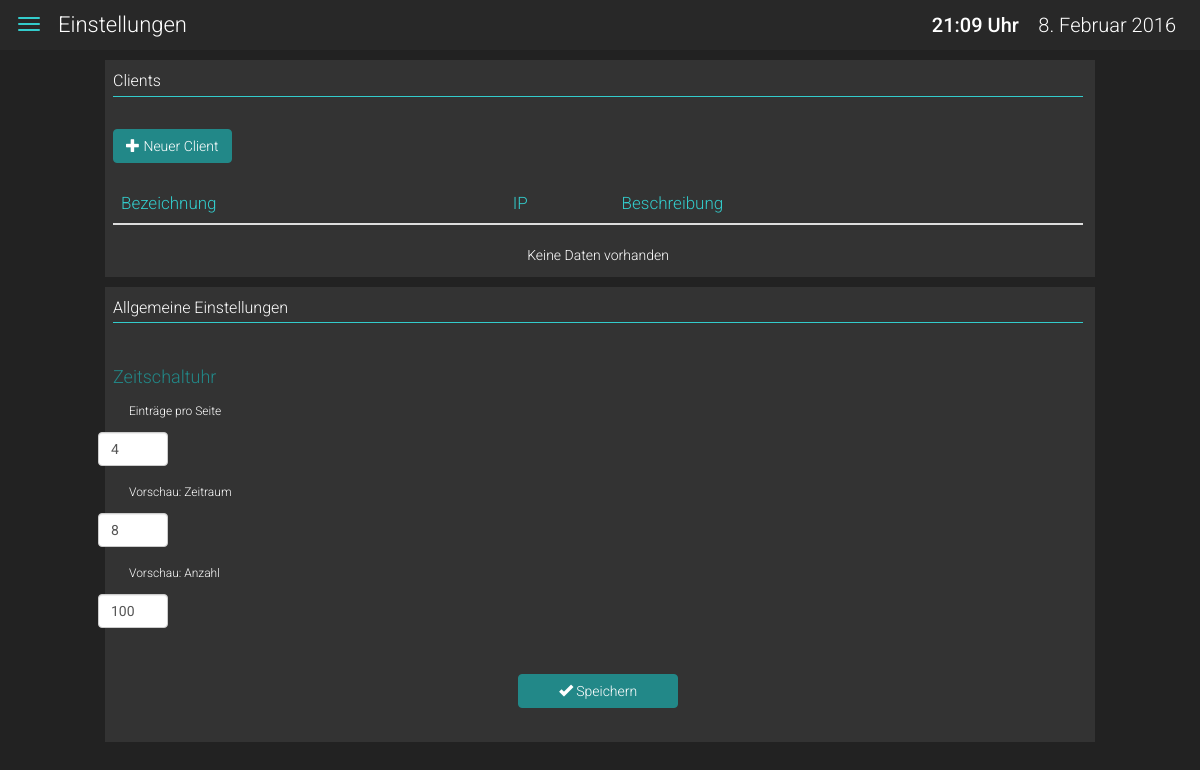
Screenshot of /html-frontend/settings/index.php with the database file from the repository.
### tables this page shows
CREATE TABLE `settings` (
  `scheduler_preview_period` int(11) NOT NULL,
  `scheduler_preview_items` int(11) NOT NULL,
  `scheduler_settings_page_per_view` int(11) NOT NULL,
  PRIMARY KEY (`scheduler_preview_period`,`scheduler_preview_items`,`scheduler_settings_page_per_view`)
);

### html-frontend/includes/clients.data.inc.php (called while the page is built, shortened)
<?php
class DataClients{
	private $conn;
	public function __construct($db){
		$this->conn = $db;
	}
	function readAll($page_clients, $frn, $rpp){
		$query = "SELECT
			clients.id AS clients_id,
			clients.title AS clients_title,
			clients.ip AS clients_ip,
			clients.description AS clients_description
			FROM clients
			ORDER BY clients.title ASC LIMIT {$frn}, {$rpp}";
		$stmt = $this->conn->prepare( $query );
		$stmt->execute();
		return $stmt;
	}
}
?>

### html-frontend/includes/settings.data.inc.php (called while the page is built, shortened)
<?php
class DataSettings{
	private $conn;
	public function __construct($db){
		$this->conn = $db;
	}
	function readAll(){
		$query = "SELECT
			settings.scheduler_preview_period AS scheduler_preview_period,
			settings.scheduler_preview_items AS scheduler_preview_items,
			settings.scheduler_settings_page_per_view AS scheduler_settings_page_per_view
			FROM settings";
		$stmt = $this->conn->prepare( $query );
		$stmt->execute();
        $row = $stmt->fetch(PDO::FETCH_ASSOC);
        return $row;
	}
}
?>

### html-frontend/settings/index.php (the view, shortened to what this page needs)
<?php
	include_once '../includes/clients.data.inc.php';
	include_once '../includes/settings.data.inc.php';
	$records_per_page = 3;
    $page_clients = isset($_GET['page_clients']) ? $_GET['page_clients'] : 1;
	$database = new Config();
	$db = $database->getConnection();
	$clients = new DataClients($db);
    $data_clients = $clients->readAll($page_clients, (($records_per_page * $page_clients) - $records_per_page), $records_per_page);
	$num_clients = $data_clients->rowCount();
    $settings = new DataSettings($db);
    $data_settings = $settings->readAll();
?>
<!DOCTYPE html>
<html lang="de">
    <head>
    	<link href="../css/bootstrap.css" rel="stylesheet" type="text/css">
        <link href="../css/base.css" rel="stylesheet" type="text/css">
        <link href="../css/forms.css" rel="stylesheet" type="text/css">
    </head>
    <body>
        <?php
            include_once '../includes/navbar-top.php';
        ?>
        <div id="wrapper">
			<div id="content-wrapper">
                <section class="container">
                    <div class="row">
                        <div class="col-xs-12 col-sm-offset-1 col-sm-10 col-md-offset-0 col-md-12 col-lg-offset-1 col-lg-10 widget-space">
                            <article class="first-widget">
                                <div class="row">
                                    <div class="col-xs-12">
                                        <h2>Clients</h2>
                                    </div>
                                </div>
                                <hr>
                                <div class="row no_padding no_margin">
                                    <div class="col-xs-12 col-lg-offset-1 col-lg-10 no_padding">
                                        <div class="row">
                                            <div class="col-xs-12 text-switch-center-left">
                                                <a class="btn btn-primary btn-big-margin" href="client_update.php" role="button"><span class='glyphicon glyphicon-plus' aria-hidden='true'></span>  Neuer Client</a>
                                            </div>
                                        </div>
                                        <div class="row">
                                            <div class="col-xs-12">
                                                <table class="table text-left scheduler">
                                                    <thead>
                                                        <tr>
                                                            <th>Bezeichnung</th>
                                                            <th>IP</th>
                                                            <th class="hidden-xs">Beschreibung</th>
                                                            <th></th>
                                                        </tr>
                                                    </thead>
                                                </table>
                                            </div>
                                        </div>
                                        <div class="row">
                                            <div class="col-xs-12">
                                                <?php
                                                    if($num_clients>0){
                                                        $page_clients_dom = "index.php";
                                                        include_once '../includes/clients.pagination.inc.php';
                                                    } else {
                                                        echo "<br>";
                                                        echo "<p>Keine Daten vorhanden</p>";
                                                    }
                                                 ?>
                                            </div>
                                        </div>
                                    </div>
                                </div>
                            </article>
                        </div>
                    </div>
                    <div class="row">
                        <div class="col-xs-12 col-sm-offset-1 col-sm-10 col-md-offset-0 col-md-12 col-lg-offset-1 col-lg-10 widget-space">
                            <article class="first-widget">
                                <div class="row">
                                    <div class="col-xs-12">
                                        <h2>Allgemeine Einstellungen</h2>
                                    </div>
                                </div>
                                <hr>
                                <div class="row no_padding no_margin">
                                    <div class="col-xs-12 col-lg-offset-1 col-lg-10 no_padding">
                                        <form method="post">
                                            <div class="row">
                                                <div class="col-md-4">
                                                    <fieldset>
                                                        <legend class="fieldset">Zeitschaltuhr</legend>
                                                        <div class="row">
                                                            <div class="col-md-8 text-left">
                                                                <label for="scheduler_settings_page_per_view" class="control-label small">Einträge pro Seite</label>
                                                            </div>
                                                            <div class="col-md-2 no_padding text-left">
                                                                <input type="number" class="form-control fix-width-number" name="scheduler_settings_page_per_view" id="scheduler_settings_page_per_view" value='<?php echo $data_settings['scheduler_settings_page_per_view']; ?>' required>
                                                            </div>
                                                        </div>
                                                        <div class="row">
                                                            <div class="col-md-8 text-left">
                                                                <label for="scheduler_preview_period" class="control-label small">Vorschau: Zeitraum</label>
                                                            </div>
                                                            <div class="col-md-2 no_padding text-left">
                                                                <input type="number" class="form-control fix-width-number" name="scheduler_preview_period" id="scheduler_preview_period" value='<?php echo $data_settings['scheduler_preview_period']; ?>' required>
                                                            </div>
                                                        </div>
                                                        <div class="row">
                                                            <div class="col-md-8 text-left">
                                                                <label for="scheduler_preview_items" class="control-label small">Vorschau: Anzahl</label>
                                                            </div>
                                                            <div class="col-md-2 no_padding text-left">
                                                                <input type="number" class="form-control fix-width-number" name="scheduler_preview_items" id="scheduler_preview_items" value='<?php echo $data_settings['scheduler_preview_items']; ?>' required>
                                                            </div>
                                                        </div>
                                                    </fieldset>
                                                </div>
                                            </div>
                                            <div class="row" style="margin-top: 24px">
                                                <div class="col-xs-12 text-center-right no_padding">
                                                    <button type="submit" name="submit" class="btn btn-primary btn-fix-width"><span class='glyphicon glyphicon-ok' aria-hidden='true'></span>  Speichern</button>
                                                </div>
                                            </div>
                                        </form>
                                    </div>
                                </div>
                            </article>
                        </div>
                    </div>
                </section>
            </div>
		</div>
    </body>
</html>

### html-frontend/css/base.css (style rules this page uses)
* { font-family: 'Roboto', sans-serif; }
body { padding-top: 50px; background: #222; }
hr { border-color: #3CC; margin-top: 6px; margin-right: 0px; margin-bottom: 12px; margin-left: 0px; }
h1,h2,h3,h4,h5,p { color:#FFF; font-weight:300; }
h2 { text-align: center; font-size: 12px; margin:0px; }
p { font-size: 12px; margin:0px; }
@media (min-width: 768px) { h2 { font-size: 16px; text-align: left; } }
@media (min-width: 768px) { p { font-size: 14px; } }
.container { width: 100%; margin-bottom: 10px; }
@media (min-width: 768px) { .container { margin-bottom: 20px; } }
.first-widget, .second-widget, .title-widget { text-align: center; vertical-align: middle; }
.first-widget { background: #333333; }
article { padding-top: 12px; padding-right: 12px; padding-bottom: 12px; padding-left: 8px; }
.widget-space { padding: 0px; }
@media (min-width: 768px) { .first-widget, .second-widget { background:#333333; } }
@media (min-width: 768px) { .widget-space { padding-top: 10px; padding-left: 5px; padding-right: 5px; } }
table.scheduler { border-style: none !important; border-width: 0px !important; margin:0px; }
table.scheduler th { font-weight:300; font-size: 16px; color: #3CC; }
@media (min-width:768px) { table.scheduler th { font-size: 17px; } }
.no_padding { padding: 0px; }
.no_margin { margin: 0px; }
.text-switch-center-left { text-align: center; }
@media (min-width: 768px) { .text-switch-center-left { text-align: left; } }
.btn { font-weight:300; }
.btn-fix-width { width: 160px; margin: 12px !important; padding-left: 12px; padding-right: 12px; padding-bottom: 6px; padding-top: 6px; }
.btn-primary, .btn-primary:hover, .btn-primary:link, .btn-primary:focus, .btn-primary:active, .btn-primary.active { background-color: #288 !important; border-color: #288 !important; }
.btn-big-margin { margin-top: 8px; margin-bottom: 8px; margin-left: 0px; margin-right: 0px; }
@media (min-width: 768px) { .btn-big-margin { margin-top: 20px; margin-bottom: 20px; } }

### html-frontend/css/forms.css (style rules this page uses)
label { color:#3CC; font-size: 18px; line-height: 32px; vertical-align:middle; font-weight:300; font-family: 'Roboto', sans-serif; }
label.small { font-size: 12px; color: white; }
fieldset label { text-indent: 16px; }
form .btn { margin: 6px; }
form .row { margin-top: 5px; margin-bottom: 5px; padding: 0px; }
@media (min-width: 768px) { form .row { margin-bottom: 10px; } }
input.fix-width-number { width: 50px; }
@media (min-width: 768px) { input.fix-width-number { width: 70px; } }
fieldset { padding: 0px; margin: 0px; margin-top: 24px; }
fieldset legend { color: #288; font-size: 18px !important; font-weight: 300 !important; text-align: left !important; width:inherit; padding: 0px; margin: 0px; border-bottom:none; }

### html-frontend/css/navigation.css (style rules this page uses)
#wrapper { padding-left: 0; -webkit-transition: all 0.5s ease; -moz-transition: all 0.5s ease; -o-transition: all 0.5s ease; transition: all 0.5s ease; }
#content-wrapper { width: 100%; position: absolute; padding: 0px; }

### rows the page displays
settings: scheduler_settings_page_per_view "4", scheduler_preview_period "8", scheduler_preview_items "100"

### other values shown
$site_name "Einstellungen"
